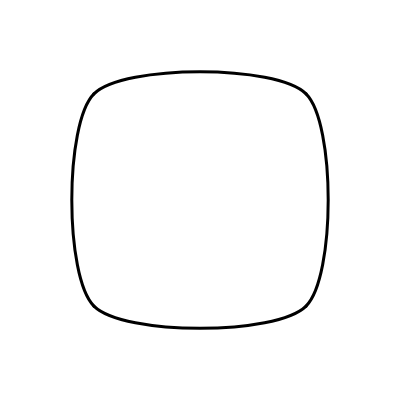
Frame 1 (no input)
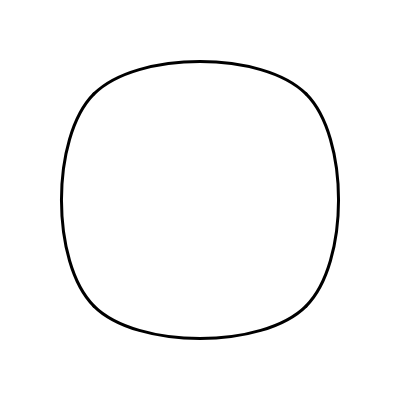
Frame 60 (no input)
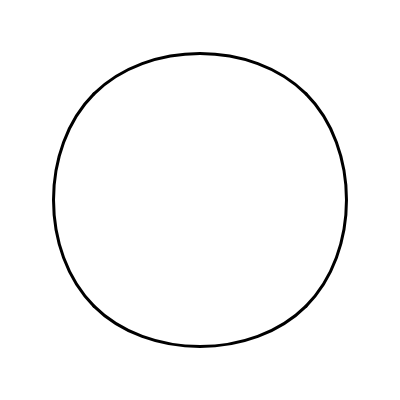
Frame 120 (the mouse pressed at the canvas centre since frame 60)

The p5.js sketch that drew these frames (run headless with seeded random() and noise() and a simulated clock; from frame 60 on, the mouse is pressed at the canvas centre):

// p5.js sketch
// ── sketch.js
// Convert a circle into a square
// by approximating a circle with 4 Bezier cubic splines
// and modulating the spline control points.
// See: http://www.tinaja.com/glib/ellipse4.pdf
// Golan Levin, August 2016

var bDrawDebug = false;
var radius;
var magicNumber = 0.551784; 
var squarePoints = [];
var nSquarePoints = 4;

function setup() {
  createCanvas(400, 400);
  radius = (width / 2) * 0.75;

  for (var i = 0; i < nSquarePoints; i++) { // square vertices
    var x = radius * cos(i * TWO_PI / nSquarePoints - HALF_PI);
    var y = radius * sin(i * TWO_PI / nSquarePoints - HALF_PI);
    squarePoints[i] = {
      x, y
    };
  }
}

//-----------------------------------------
function draw() {
  background(255);
  noFill();
  push(); 
  translate(width / 2, height/2);
  rotate(PI * 0.25);

  var wiggle = -0.5 * (1 + sin(millis() / 2000.0));
  var amount = magicNumber * wiggle;
  for (var i = 0; i < nSquarePoints; i++) {
    var p0x = squarePoints[i].x;
    var p0y = squarePoints[i].y;
    var p3x = squarePoints[(i + 1) % nSquarePoints].x;
    var p3y = squarePoints[(i + 1) % nSquarePoints].y;
    var p1x = p0x + (amount * p0y);
    var p1y = p0y - (amount * p0x);
    var p2x = p3x - (amount * p3y);
    var p2y = p3y + (amount * p3x);

    if (bDrawDebug) {
      stroke(255, 0, 0, 64);
      strokeWeight(1);
      line(p0x, p0y, p1x, p1y);
      line(p3x, p3y, p2x, p2y);
    }

    stroke(0);
    strokeWeight(3);
    bezier(p0x, p0y, p1x, p1y, p2x, p2y, p3x, p3y);
  }

  if (bDrawDebug) {
    stroke(255, 0, 0);
    strokeWeight(1);
    ellipse(0,0, radius * 2, radius * 2);
  }
  
  pop();
}
